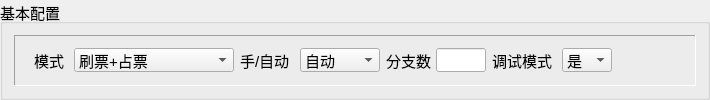
     <widget class="QGroupBox" name="groupBoxBase">
      <property name="sizePolicy">
       <sizepolicy hsizetype="Preferred" vsizetype="Preferred">
        <horstretch>0</horstretch>
        <verstretch>0</verstretch>
       </sizepolicy>
      </property>
      <property name="font">
       <font>
        <family>Microsoft YaHei UI</family>
        <pointsize>11</pointsize>
       </font>
      </property>
      <property name="title">
       <string>基本配置</string>
      </property>
      <property name="flat">
       <bool>false</bool>
      </property>
      <layout class="QHBoxLayout" name="horizontalLayout">
       <item>
        <widget class="QFrame" name="frame">
         <property name="frameShape">
          <enum>QFrame::Panel</enum>
         </property>
         <property name="frameShadow">
          <enum>QFrame::Sunken</enum>
         </property>
         <layout class="QHBoxLayout" name="horizontalLayout_4">
          <item>
           <widget class="QWidget" name="widgetBase01" native="true">
            <property name="minimumSize">
             <size>
              <width>0</width>
              <height>30</height>
             </size>
            </property>
            <property name="maximumSize">
             <size>
              <width>240</width>
              <height>30</height>
             </size>
            </property>
            <property name="font">
             <font>
              <family>Microsoft YaHei UI</family>
              <pointsize>11</pointsize>
             </font>
            </property>
            <layout class="QHBoxLayout" name="horizontalLayout_6">
             <property name="spacing">
              <number>0</number>
             </property>
             <property name="leftMargin">
              <number>10</number>
             </property>
             <property name="topMargin">
              <number>0</number>
             </property>
             <property name="rightMargin">
              <number>0</number>
             </property>
             <property name="bottomMargin">
              <number>0</number>
             </property>
             <item>
              <widget class="QLabel" name="label">
               <property name="enabled">
                <bool>true</bool>
               </property>
               <property name="minimumSize">
                <size>
                 <width>40</width>
                 <height>30</height>
                </size>
               </property>
               <property name="maximumSize">
                <size>
                 <width>40</width>
                 <height>30</height>
                </size>
               </property>
               <property name="font">
                <font>
                 <family>Microsoft YaHei UI</family>
                 <pointsize>11</pointsize>
                </font>
               </property>
               <property name="text">
                <string>模式</string>
               </property>
              </widget>
             </item>
             <item>
              <widget class="QComboBox" name="comboBoxMode">
               <property name="minimumSize">
                <size>
                 <width>160</width>
                 <height>24</height>
                </size>
               </property>
               <property name="maximumSize">
                <size>
                 <width>160</width>
                 <height>24</height>
                </size>
               </property>
               <property name="font">
                <font>
                 <family>Microsoft YaHei UI</family>
                 <pointsize>11</pointsize>
                </font>
               </property>
               <item>
                <property name="text">
                 <string>刷票+占票</string>
                </property>
               </item>
               <item>
                <property name="text">
                 <string>刷票+占票+快速预定</string>
                </property>
               </item>
              </widget>
             </item>
             <item>
              <spacer name="horizontalSpacer">
               <property name="minimumSize">
                <size>
                 <width>0</width>
                 <height>30</height>
                </size>
               </property>
               <property name="font">
                <font>
                 <family>Microsoft YaHei UI</family>
                 <pointsize>11</pointsize>
                </font>
               </property>
               <property name="orientation">
                <enum>Qt::Horizontal</enum>
               </property>
               <property name="sizeHint" stdset="0">
                <size>
                 <width>40</width>
                 <height>20</height>
                </size>
               </property>
              </spacer>
             </item>
            </layout>
           </widget>
          </item>
          <item>
           <widget class="QWidget" name="widgetBase02" native="true">
            <property name="minimumSize">
             <size>
              <width>0</width>
              <height>30</height>
             </size>
            </property>
            <property name="maximumSize">
             <size>
              <width>180</width>
              <height>30</height>
             </size>
            </property>
            <property name="font">
             <font>
              <family>Microsoft YaHei UI</family>
              <pointsize>11</pointsize>
             </font>
            </property>
            <layout class="QHBoxLayout" name="horizontalLayout_7">
             <property name="spacing">
              <number>0</number>
             </property>
             <property name="leftMargin">
              <number>0</number>
             </property>
             <property name="topMargin">
              <number>0</number>
             </property>
             <property name="rightMargin">
              <number>0</number>
             </property>
             <property name="bottomMargin">
              <number>0</number>
             </property>
             <item>
              <widget class="QLabel" name="label_2">
               <property name="minimumSize">
                <size>
                 <width>60</width>
                 <height>30</height>
                </size>
               </property>
               <property name="maximumSize">
                <size>
                 <width>60</width>
                 <height>30</height>
                </size>
               </property>
               <property name="font">
                <font>
                 <family>Microsoft YaHei UI</family>
                 <pointsize>11</pointsize>
                </font>
               </property>
               <property name="text">
                <string>手/自动</string>
               </property>
              </widget>
             </item>
             <item>
              <widget class="QComboBox" name="comboBoxManual">
               <property name="minimumSize">
                <size>
                 <width>80</width>
                 <height>24</height>
                </size>
               </property>
               <property name="maximumSize">
                <size>
                 <width>16777215</width>
                 <height>24</height>
                </size>
               </property>
               <property name="font">
                <font>
                 <family>Microsoft YaHei UI</family>
                 <pointsize>11</pointsize>
                </font>
               </property>
               <item>
                <property name="text">
                 <string>自动</string>
                </property>
               </item>
               <item>
                <property name="text">
                 <string>手动</string>
                </property>
               </item>
              </widget>
             </item>
             <item>
              <spacer name="horizontalSpacer_2">
               <property name="minimumSize">
                <size>
                 <width>0</width>
                 <height>30</height>
                </size>
               </property>
               <property name="font">
                <font>
                 <family>Microsoft YaHei UI</family>
                 <pointsize>11</pointsize>
                </font>
               </property>
               <property name="orientation">
                <enum>Qt::Horizontal</enum>
               </property>
               <property name="sizeHint" stdset="0">
                <size>
                 <width>67</width>
                 <height>27</height>
                </size>
               </property>
              </spacer>
             </item>
            </layout>
           </widget>
          </item>
          <item>
           <widget class="QWidget" name="widgetBase03" native="true">
            <property name="minimumSize">
             <size>
              <width>0</width>
              <height>30</height>
             </size>
            </property>
            <property name="maximumSize">
             <size>
              <width>130</width>
              <height>30</height>
             </size>
            </property>
            <property name="font">
             <font>
              <family>Microsoft YaHei UI</family>
              <pointsize>11</pointsize>
             </font>
            </property>
            <layout class="QHBoxLayout" name="horizontalLayout_8">
             <property name="spacing">
              <number>0</number>
             </property>
             <property name="leftMargin">
              <number>0</number>
             </property>
             <property name="topMargin">
              <number>0</number>
             </property>
             <property name="rightMargin">
              <number>0</number>
             </property>
             <property name="bottomMargin">
              <number>0</number>
             </property>
             <item>
              <widget class="QLabel" name="label_3">
               <property name="minimumSize">
                <size>
                 <width>50</width>
                 <height>30</height>
                </size>
               </property>
               <property name="maximumSize">
                <size>
                 <width>50</width>
                 <height>30</height>
                </size>
               </property>
               <property name="font">
                <font>
                 <family>Microsoft YaHei UI</family>
                 <pointsize>11</pointsize>
                </font>
               </property>
               <property name="text">
                <string>分支数</string>
               </property>
              </widget>
             </item>
             <item>
              <widget class="QLineEdit" name="lineEditBranchSize">
               <property name="minimumSize">
                <size>
                 <width>50</width>
                 <height>24</height>
                </size>
               </property>
               <property name="maximumSize">
                <size>
                 <width>50</width>
                 <height>24</height>
                </size>
               </property>
               <property name="font">
                <font>
                 <family>Microsoft YaHei UI</family>
                 <pointsize>11</pointsize>
                </font>
               </property>
              </widget>
             </item>
             <item>
              <spacer name="horizontalSpacer_3">
               <property name="minimumSize">
                <size>
                 <width>0</width>
                 <height>30</height>
                </size>
               </property>
               <property name="font">
                <font>
                 <family>Microsoft YaHei UI</family>
                 <pointsize>11</pointsize>
                </font>
               </property>
               <property name="orientation">
                <enum>Qt::Horizontal</enum>
               </property>
               <property name="sizeHint" stdset="0">
                <size>
                 <width>77</width>
                 <height>27</height>
                </size>
               </property>
              </spacer>
             </item>
            </layout>
           </widget>
          </item>
          <item>
           <widget class="QWidget" name="widgetBase04" native="true">
            <property name="minimumSize">
             <size>
              <width>0</width>
              <height>30</height>
             </size>
            </property>
            <property name="maximumSize">
             <size>
              <width>150</width>
              <height>30</height>
             </size>
            </property>
            <property name="font">
             <font>
              <family>Microsoft YaHei UI</family>
              <pointsize>11</pointsize>
             </font>
            </property>
            <layout class="QHBoxLayout" name="horizontalLayout_16">
             <property name="spacing">
              <number>0</number>
             </property>
             <property name="leftMargin">
              <number>0</number>
             </property>
             <property name="topMargin">
              <number>0</number>
             </property>
             <property name="rightMargin">
              <number>0</number>
             </property>
             <property name="bottomMargin">
              <number>0</number>
             </property>
             <item>
              <widget class="QLabel" name="label_4">
               <property name="minimumSize">
                <size>
                 <width>70</width>
                 <height>30</height>
                </size>
               </property>
               <property name="maximumSize">
                <size>
                 <width>70</width>
                 <height>30</height>
                </size>
               </property>
               <property name="font">
                <font>
                 <family>Microsoft YaHei UI</family>
                 <pointsize>11</pointsize>
                </font>
               </property>
               <property name="text">
                <string>调试模式</string>
               </property>
              </widget>
             </item>
             <item>
              <widget class="QComboBox" name="comboBoxDebug">
               <property name="minimumSize">
                <size>
                 <width>50</width>
                 <height>24</height>
                </size>
               </property>
               <property name="maximumSize">
                <size>
                 <width>16777215</width>
                 <height>24</height>
                </size>
               </property>
               <property name="font">
                <font>
                 <family>Microsoft YaHei UI</family>
                 <pointsize>11</pointsize>
                </font>
               </property>
               <item>
                <property name="text">
                 <string>是</string>
                </property>
               </item>
               <item>
                <property name="text">
                 <string>否</string>
                </property>
               </item>
              </widget>
             </item>
             <item>
              <spacer name="horizontalSpacer_5">
               <property name="font">
                <font>
                 <family>Microsoft YaHei UI</family>
                 <pointsize>11</pointsize>
                </font>
               </property>
               <property name="orientation">
                <enum>Qt::Horizontal</enum>
               </property>
               <property name="sizeHint" stdset="0">
                <size>
                 <width>44</width>
                 <height>20</height>
                </size>
               </property>
              </spacer>
             </item>
            </layout>
           </widget>
          </item>
          <item>
           <spacer name="horizontalSpacer_6">
            <property name="font">
             <font>
              <family>Microsoft YaHei UI</family>
              <pointsize>11</pointsize>
             </font>
            </property>
            <property name="orientation">
             <enum>Qt::Horizontal</enum>
            </property>
            <property name="sizeHint" stdset="0">
             <size>
              <width>44</width>
              <height>20</height>
             </size>
            </property>
           </spacer>
          </item>
         </layout>
        </widget>
       </item>
      </layout>
     </widget>
